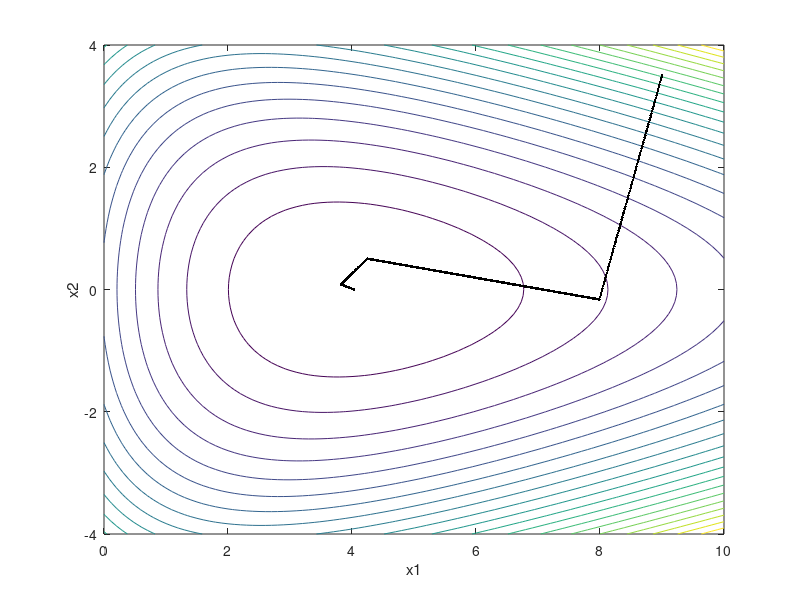

Reproduce this figure in MATLAB.
% 例程 2.23  布罗伊登方法
%  函数定义：y =(exp(-(x1 - 3)/2)) + (exp((x1 + 4*x2)/10)) + (exp((x1 - 4*x2)/10));
[vx1, vx2] = meshgrid(0: 0.1: 10, -4: 0.1: 4);
y = (exp(-(vx1 - 3)/2)) + (exp((vx1 + 4*vx2)/10)) + (exp((vx1 - 4*vx2)/10));
%  函数图像绘制
figure(1)
contour(vx1, vx2, y, 20);
hold on;
xlabel('x1');  ylabel('x2');
%  初始点
x1i = 9;
x2i = 3.5;
a = (exp(-(x1i - 3)/2));
b = (exp((x1i + 4*x2i)/10));
c = (exp((x1i- 4*x2i)/10));
yi = a + b +c;
%  计算梯度
aux1 = (-0.5*a) + (0.1*b) + (0.1*c);
aux2 = (0.4*b) - (0.4*c);
g = [aux1; aux2];
%  初始化矩阵 A
A = eye (2);
%  第一步迭代
delta = -A*g;
%  确定delta在x1方向的符号
s = 1;
if delta(1) < 0
    s = -1;
end
%  第一次直线搜索
m = delta(2)/delta(1);
flag = 1;
yref = yi;
x1 = x1i;
while flag == 1
    x2 = m*(x1 - x1i) + x2i;
    a = (exp(-(x1 - 3)/2));
    b = (exp((x1 + 4*x2)/10));
    c = (exp((x1 - 4*x2)/10));
    y = a + b + c;
    if y>yref
        flag = 0;
    else
        yref = y;
        plot(x1, x2, 'k.');
        x1o = x1;
        x2o = x2;
        x1 = x1 + (s*0.01);
    end
end
x1 = x1o;
x2 = x2o;
%  后续迭代步骤
for M =1:4
    a = (exp(-(x1 - 3)/2));
    b = (exp((x1 + 4*x2)/10));
    c = (exp((x1 - 4* x2)/10));
    aux1 = ( -0.5*a) + (0.1*b ) + (0.1*c);
    aux2 = (0.4*b) - (0.4*c);
    go = g;  %  保存梯度的旧值
    g = [aux1; aux2];  %  计算梯度的新值
    dg = g - go;
    dx = [x1 - x1i; x2 - x2i];
    Ao = A;  %  保存矩阵A的旧值
    %  QA (代码片段开始)
    %  更新矩阵A的新值
    A = Ao + ((dx - A*dg)*(dx - A*dg)')/((dx - A*dg)'*dg);
    % QB (代码片段结束)
    x1i = x1;
    x2i = x2;  %  更新迭代起始点
    %  直线搜索
    delta = -A*g;
    %  确定delta在x1方向的符号
    s = 1;
    if delta(1) < 0
        s = -1;
    end
    m = delta(2)/delta(1);  %  搜索方向斜率
    flag = 1;
    x1 = x1i;
    while flag == 1
        x2 = m*(x1 - x1i) + x2i;
        a = (exp(-(x1 - 3)/2));
        b = (exp((x1 + 4*x2)/10));
        c = (exp((x1 - 4*x2)/10));
        y = a + b + c;
        if y > yref
            flag = 0;
        else
            yref = y;
            plot(x1, x2, 'k.');
            x1o = x1;
            x2o = x2;
            x1 = x1 + (s*0.01);
        end
    end
    x1 = x1o;
    x2 = x2o;
end
